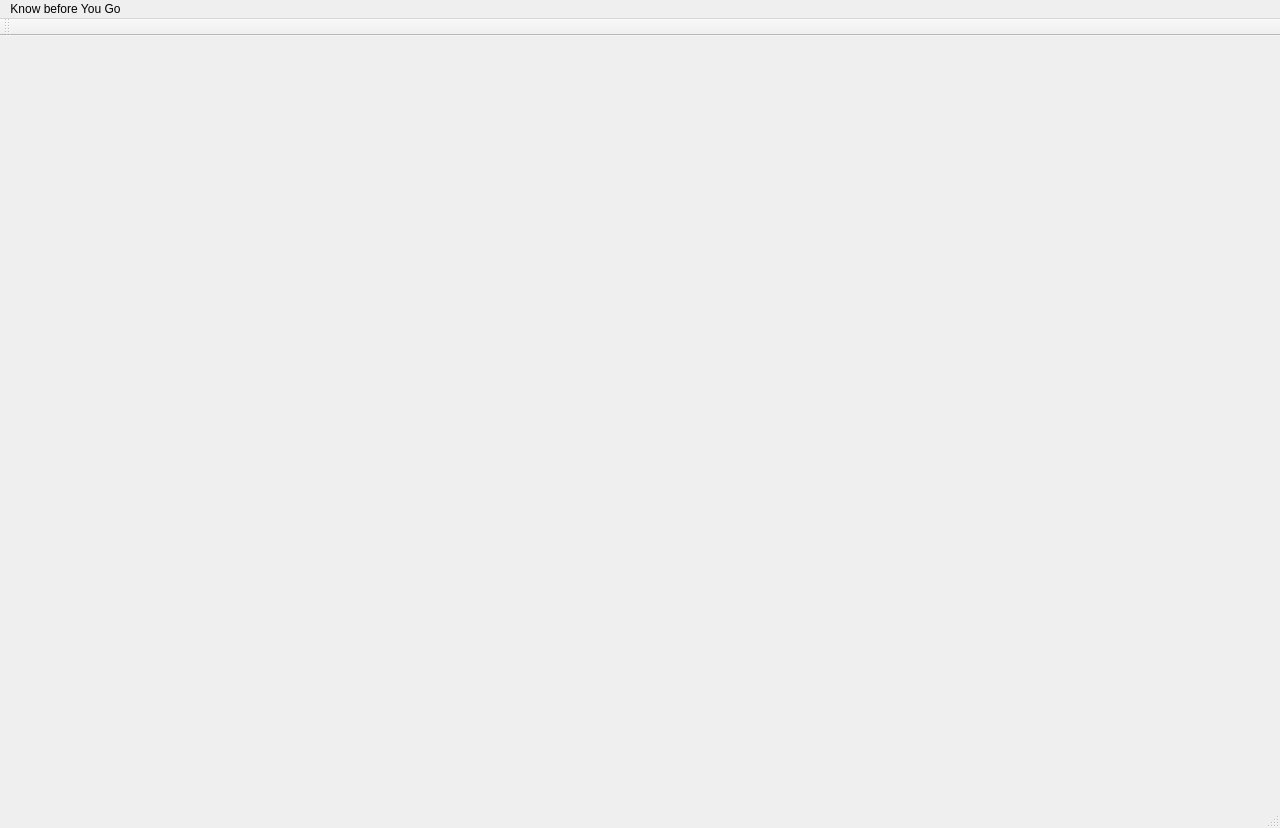
<?xml version="1.0" encoding="UTF-8"?>
<ui version="4.0">
 <class>MainWindow</class>
 <widget class="QMainWindow" name="MainWindow">
  <property name="geometry">
   <rect>
    <x>0</x>
    <y>0</y>
    <width>1280</width>
    <height>828</height>
   </rect>
  </property>
  <property name="font">
   <font>
    <family>Palatino Linotype</family>
    <pointsize>15</pointsize>
   </font>
  </property>
  <property name="windowTitle">
   <string>MainWindow</string>
  </property>
  <property name="styleSheet">
   <string notr="true">QPushButton {
	background-color: #abc4ff;
	border-radius: 15px;
}
QPushButton:disabled{
	background-color: #d7e3fc;
}
QPushButton:hover{
	background-color: #8699c2;
}

li {
	margin-bottom: 20px;
}


</string>
  </property>
  <widget class="QWidget" name="centralwidget">
   <property name="font">
    <font>
     <family>Monday Sans</family>
    </font>
   </property>
   <widget class="QStackedWidget" name="pages">
    <property name="geometry">
     <rect>
      <x>0</x>
      <y>0</y>
      <width>1280</width>
      <height>720</height>
     </rect>
    </property>
    <property name="font">
     <font>
      <pointsize>15</pointsize>
     </font>
    </property>
    <widget class="StartScreen" name="startScreen"/>
    <widget class="QuizScreen2" name="quizScreen2"/>
    <widget class="QuizScreen3" name="quizScreen3"/>
    <widget class="ModulesView" name="modules"/>
    <widget class="LearningScreen1" name="learningScreen1">
     <property name="styleSheet">
      <string notr="true"/>
     </property>
    </widget>
    <widget class="QuizScreen1" name="quizScreen1"/>
    <widget class="LearningScreen2" name="learningScreen2"/>
    <widget class="LearningScreen3" name="learningScreen3"/>
    <widget class="EndScreen" name="endScreen"/>
   </widget>
  </widget>
  <widget class="QMenuBar" name="menubar">
   <property name="geometry">
    <rect>
     <x>0</x>
     <y>0</y>
     <width>1280</width>
     <height>24</height>
    </rect>
   </property>
   <widget class="QMenu" name="menuKnow_before_You_Go">
    <property name="title">
     <string>Know before You Go</string>
    </property>
   </widget>
   <addaction name="menuKnow_before_You_Go"/>
  </widget>
  <widget class="QStatusBar" name="statusbar"/>
  <widget class="QToolBar" name="toolBar">
   <property name="windowTitle">
    <string>toolBar</string>
   </property>
   <attribute name="toolBarArea">
    <enum>TopToolBarArea</enum>
   </attribute>
   <attribute name="toolBarBreak">
    <bool>false</bool>
   </attribute>
  </widget>
 </widget>
 <customwidgets>
  <customwidget>
   <class>StartScreen</class>
   <extends>QWidget</extends>
   <header location="global">startscreen.h</header>
   <container>1</container>
  </customwidget>
  <customwidget>
   <class>ModulesView</class>
   <extends>QWidget</extends>
   <header location="global">modulesview.h</header>
   <container>1</container>
  </customwidget>
  <customwidget>
   <class>LearningScreen1</class>
   <extends>QWidget</extends>
   <header location="global">learningscreen1.h</header>
   <container>1</container>
  </customwidget>
  <customwidget>
   <class>QuizScreen1</class>
   <extends>QWidget</extends>
   <header location="global">quizscreen1.h</header>
   <container>1</container>
  </customwidget>
  <customwidget>
   <class>EndScreen</class>
   <extends>QWidget</extends>
   <header location="global">endscreen.h</header>
   <container>1</container>
  </customwidget>
  <customwidget>
   <class>LearningScreen2</class>
   <extends>QWidget</extends>
   <header location="global">learningscreen2.h</header>
   <container>1</container>
  </customwidget>
  <customwidget>
   <class>LearningScreen3</class>
   <extends>QWidget</extends>
   <header location="global">learningscreen3.h</header>
   <container>1</container>
  </customwidget>
  <customwidget>
   <class>QuizScreen2</class>
   <extends>QWidget</extends>
   <header location="global">quizscreen2.h</header>
   <container>1</container>
  </customwidget>
  <customwidget>
   <class>QuizScreen3</class>
   <extends>QWidget</extends>
   <header location="global">quizscreen3.h</header>
   <container>1</container>
  </customwidget>
 </customwidgets>
 <resources/>
 <connections/>
</ui>
